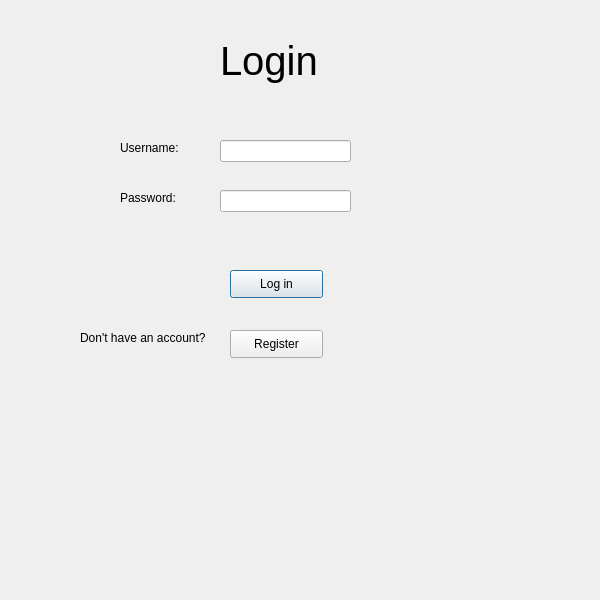
<?xml version="1.0" encoding="UTF-8"?>
<ui version="4.0">
 <class>Dialog</class>
 <widget class="QDialog" name="Dialog">
  <property name="geometry">
   <rect>
    <x>0</x>
    <y>0</y>
    <width>600</width>
    <height>600</height>
   </rect>
  </property>
  <property name="windowTitle">
   <string>Dialog</string>
  </property>
  <widget class="QLabel" name="label">
   <property name="geometry">
    <rect>
     <x>120</x>
     <y>140</y>
     <width>91</width>
     <height>16</height>
    </rect>
   </property>
   <property name="text">
    <string>Username:</string>
   </property>
  </widget>
  <widget class="QLabel" name="label_2">
   <property name="geometry">
    <rect>
     <x>120</x>
     <y>190</y>
     <width>81</width>
     <height>16</height>
    </rect>
   </property>
   <property name="text">
    <string>Password:</string>
   </property>
  </widget>
  <widget class="QLabel" name="label_3">
   <property name="geometry">
    <rect>
     <x>220</x>
     <y>20</y>
     <width>311</width>
     <height>81</height>
    </rect>
   </property>
   <property name="font">
    <font>
     <pointsize>30</pointsize>
    </font>
   </property>
   <property name="text">
    <string>Login</string>
   </property>
  </widget>
  <widget class="QLineEdit" name="usernameEntry">
   <property name="geometry">
    <rect>
     <x>220</x>
     <y>140</y>
     <width>131</width>
     <height>22</height>
    </rect>
   </property>
  </widget>
  <widget class="QLineEdit" name="passwordEntry">
   <property name="geometry">
    <rect>
     <x>220</x>
     <y>190</y>
     <width>131</width>
     <height>22</height>
    </rect>
   </property>
  </widget>
  <widget class="QPushButton" name="loginButton">
   <property name="geometry">
    <rect>
     <x>230</x>
     <y>270</y>
     <width>93</width>
     <height>28</height>
    </rect>
   </property>
   <property name="text">
    <string>Log in</string>
   </property>
  </widget>
  <widget class="QPushButton" name="registerButton">
   <property name="geometry">
    <rect>
     <x>230</x>
     <y>330</y>
     <width>93</width>
     <height>28</height>
    </rect>
   </property>
   <property name="text">
    <string>Register</string>
   </property>
  </widget>
  <widget class="QLabel" name="label_4">
   <property name="geometry">
    <rect>
     <x>80</x>
     <y>330</y>
     <width>141</width>
     <height>16</height>
    </rect>
   </property>
   <property name="text">
    <string>Don't have an account?</string>
   </property>
  </widget>
  <widget class="QLabel" name="loginError">
   <property name="geometry">
    <rect>
     <x>104</x>
     <y>240</y>
     <width>351</width>
     <height>20</height>
    </rect>
   </property>
   <property name="font">
    <font>
     <weight>75</weight>
     <bold>true</bold>
    </font>
   </property>
   <property name="text">
    <string/>
   </property>
   <property name="alignment">
    <set>Qt::AlignCenter</set>
   </property>
  </widget>
 </widget>
 <resources/>
 <connections/>
</ui>
